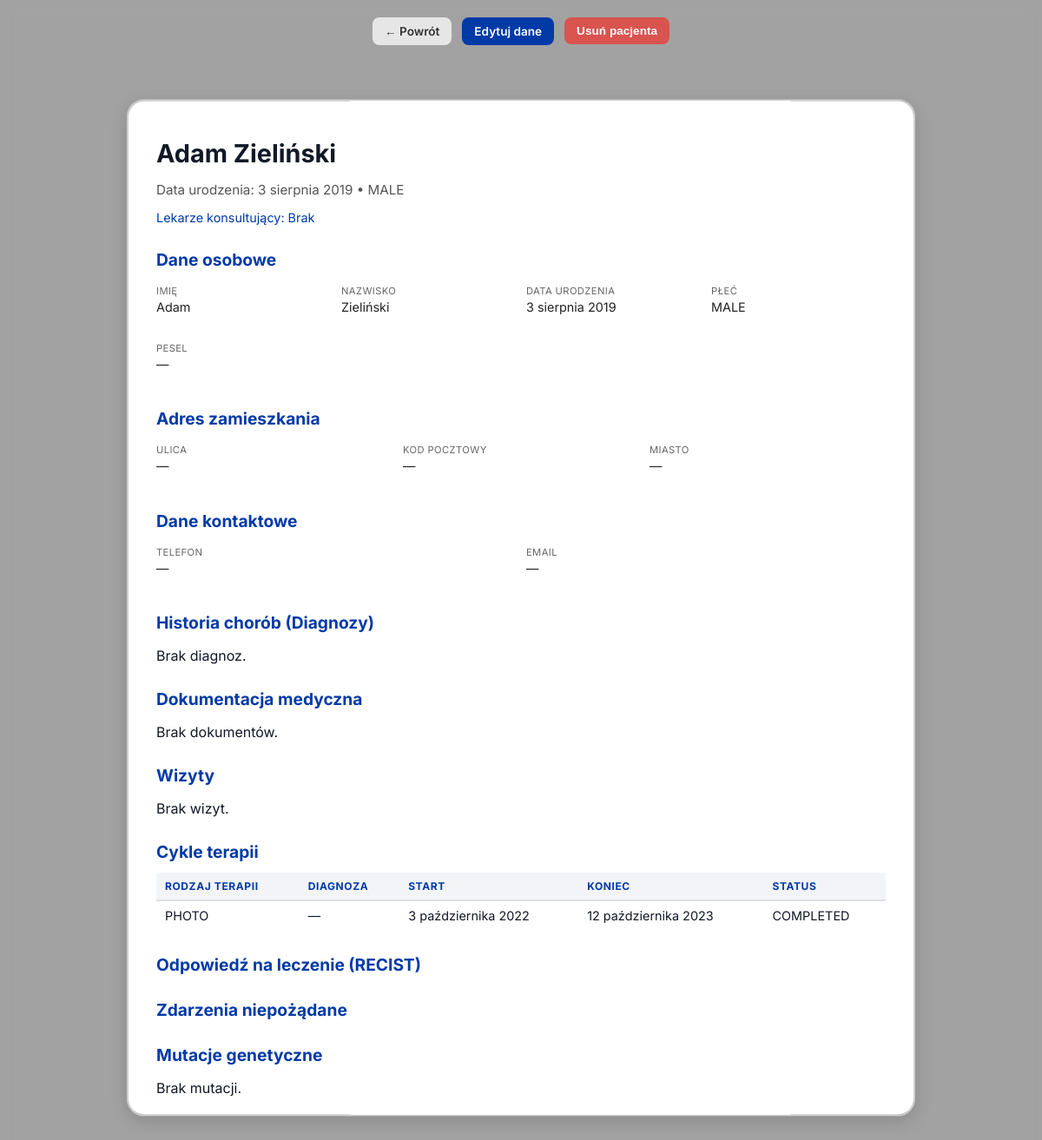
Page /patient/4/ (signed in) on the committed database.
### patient/models.py (models this page shows, shortened)
class Patient(models.Model):
  class Gender(models.TextChoices):
    MALE = 'Mężczyzna','Mężczyzna'
    FEMALE = 'Kobieta','Kobieta'
    OTHER = 'Inna','Inna'
  first_name = models.CharField(max_length=100, verbose_name='Imię')
  last_name = models.CharField(max_length=100,verbose_name='Nazwisko')
  pesel = models.CharField(
    max_length = 11,
    unique = True,
    null = True,
    blank = True,
    validators=[validate_pesel],
    verbose_name = 'PESEL',
    help_text = '11-cyfrowy numer identyfikacyjny'
  )
  date_of_birth = models.DateField(verbose_name='Data urodzenia')
  gender= models.CharField(
    max_length=15,
    choices=Gender.choices,
    default=Gender.MALE,
    verbose_name='Płeć'
  )
  address_street = models.CharField(max_length=200, verbose_name='Ulica i nr domu', blank=True, null=True)
  address_zip_code = models.CharField(
    max_length=6,
    verbose_name='Kod pocztowy',
    blank=True,
    null=True,
    validators=[RegexValidator(r'^\d{2}-\d{3}$', 'Format kodu: XX-XXX')]
  )
  address_city = models.CharField(max_length=100, verbose_name='Miejscowość', blank=True, null=True)
  phone_number = models.CharField(max_length= 15, verbose_name='Numer telefonu',blank=True, null= True)
  email = models.EmailField(verbose_name= 'Email', blank= True, null= True)
  attending_doctor = models.ForeignKey(
    Doctor,
    on_delete=models.SET_NULL,
    null = True,
    blank = True,
    related_name= 'primary_patients',
    verbose_name= 'Lekarz Prowadzący',
  )
  consulting_doctors = models.ManyToManyField(
    Doctor,
    blank= True,
    related_name= 'consultation_patients',
    verbose_name= 'Lekarze konsultujący'
  )
  initial_diagnosis= models.CharField(max_length=250,verbose_name='Wstępna diagnoza (ARCHIWALNE)',blank=True, null=True)
  diagnosis_date = models.DateField(verbose_name='Data diagnozy (ARCHIWALNE)', blank = True, null= True)
  class Meta:
    verbose_name = 'Pacjent'
    verbose_name_plural = 'Pacjenci'

class TherapyCycle(models.Model):
  patient = models.ForeignKey(
    Patient,
    on_delete=models.CASCADE,
    related_name='therapy_cycles',
    verbose_name='Pacjent'
  )
  diagnosis = models.ForeignKey(
    Diagnosis,
    on_delete=models.CASCADE,
    related_name='therapy_cycles',
    verbose_name='Leczona choroba',
    null=True,
    blank=True,
  )
  start_date = models.DateField(verbose_name='Data rozpoczęcia')
  end_date = models.DateField(verbose_name='Data zakończenia', null=True, blank=True)
  class Therapy(models.TextChoices):
    CHEMO = 'Chemoterapia', 'Chemioterapia'
    HORMON = 'Terapia hormonalna', 'Terapia hormonalna'
    IMMUNO = 'Immunoterapia', 'Immunoterapia'
    PHOTO = 'Terapia fotodynamiczna', 'Terapia fotodynamiczna'
    TARGET = 'Terapia celowana', 'Terapia celowana'
    RADIO = 'Radioterapia', 'Radioterapia'
  protocol_name = models.CharField(
    max_length=200,
    choices=Therapy.choices,
    verbose_name='Rodzaj terapii'
  )
  class Status(models.TextChoices):
    ONGOING = 'W trakcie', 'W trakcie'
    COMPLETED = 'Zakończona', 'Zakończona'
    PAUSED = 'Wstrzymana', 'Wstrzymana'
    PLANNED = 'Zaplanowana', 'Zaplanowana'
  status = models.CharField(
    max_length=200,
    choices=Status.choices,
    verbose_name='Status terapii'
  )
  class Meta:
    verbose_name = "Cykl Terapii"
    verbose_name_plural = "Cykle Terapii"

### patient/views.py (the view)
# urls.py: path('patient/<int:pk>/', views.patient_detail, name='patient_detail'),
@login_required(login_url='login')
def patient_detail(request, pk):
    patient = get_object_or_404(Patient, pk=pk)
    editing = request.GET.get("edit") == "1"
    if request.method == "POST":
        form = PatientForm(request.POST, instance=patient)
        if form.is_valid():
            form.save()
            return redirect("patient_detail", pk=pk)
    else:
        form = PatientForm(instance=patient)
    return render(request, "home_page/patient_detail.html", {
        "patient": patient,
        "form": form,
        "editing": editing,
    })

### templates/home_page/patient_detail.html (shortened to what this page needs)
{% load static %}
<!DOCTYPE html>
<html lang="pl">
<head>
    <link rel="stylesheet" href="{% static 'stylesheets/home.css' %}">
    <link rel="stylesheet" href="{% static 'stylesheets/patient_detail.css' %}">
</head>
<body>
<div class="patient-actions">
    <a href="{% url 'home' %}" class="btn-secondary">← Powrót</a>
    {% if not editing %}
        <a href="?edit=1" class="btn-primary">Edytuj dane</a>
    {% endif %}
    <form method="post" action="{% url 'delete_patient' patient.id %}" onsubmit="return confirm('Czy na pewno chcesz usunąć pacjenta?');">
        <button type="submit" class="btn-danger">Usuń pacjenta</button>
    </form>
</div>
<div class="modal-window">
    <div class="patient-card">
        {% if editing %}
        <h2>Edytuj dane pacjenta</h2>
        <form method="post">
            {% csrf_token %}
            {{ form.as_p }}
            <button type="submit" class="btn-primary">Zapisz zmiany</button>
            <a href="{% url 'patient_detail' patient.id %}" class="btn-secondary">Anuluj</a>
        </form>
        {% else %}
        <div class="patient-header">
            <h1>{{ patient.first_name }} {{ patient.last_name }}</h1>
            <p class="patient-meta">
                {% if patient.pesel %}
                    PESEL: {{ patient.pesel }}
                {% else %}
                    Data urodzenia: {{ patient.date_of_birth }}
                {% endif %}
                • {{ patient.gender }}
            </p>
            <p class="doctor-info">
                Lekarze konsultujący:
                {% for d in patient.consulting_doctors.all %}
                    {{ d.first_name }} {{ d.last_name }}{% if not forloop.last %}, {% endif %}
                {% empty %}
                    Brak
                {% endfor %}
            </p>
        </div>
        <div class="patient-section">
            <h2>Dane osobowe</h2>
            <div class="section-grid">
                <div><label>Imię</label><p>{{ patient.first_name }}</p></div>
                <div><label>Nazwisko</label><p>{{ patient.last_name }}</p></div>
                <div><label>Data urodzenia</label><p>{{ patient.date_of_birth }}</p></div>
                <div><label>Płeć</label><p>{{ patient.gender }}</p></div>
                <div><label>PESEL</label><p>{{ patient.pesel|default:"—" }}</p></div>
            </div>
        </div>
        <div class="patient-section">
            <h2>Adres zamieszkania</h2>
            <div class="section-grid">
                <div><label>Ulica</label><p>{{ patient.address_street|default:"—" }}</p></div>
                <div><label>Kod pocztowy</label><p>{{ patient.address_zip_code|default:"—" }}</p></div>
                <div><label>Miasto</label><p>{{ patient.address_city|default:"—" }}</p></div>
            </div>
        </div>
        <div class="patient-section">
            <h2>Dane kontaktowe</h2>
            <div class="section-grid">
                <div><label>Telefon</label><p>{{ patient.phone_number|default:"—" }}</p></div>
                <div><label>Email</label><p>{{ patient.email|default:"—" }}</p></div>
            </div>
        </div>
        <div class="patient-section">
            <h2>Historia chorób (Diagnozy)</h2>
            {% if patient.diagnoses.all %}
            <table class="patient-table">
                <thead>
                    <tr>
                        <th>Kod ICD</th>
                        <th>Rozpoznanie</th>
                        <th>Data</th>
                        <th>Status</th>
                    </tr>
                </thead>
                <tbody>
                    {% for d in patient.diagnoses.all %}
                    <tr>
                        <td>{{ d.icd_code|default:"—" }}</td>
                        <td>{{ d.name }}</td>
                        <td>{{ d.diagnosis_date }}</td>
                        <td>{{ d.status }}</td>
                    </tr>
                    {% endfor %}
                </tbody>
            </table>
            {% else %}
            <p>Brak diagnoz.</p>
            {% endif %}
        </div>
        <div class="patient-section">
            <h2>Dokumentacja medyczna</h2>
            {% if patient.medical_documents.all %}
            <ul class="document-list">
                {% for doc in patient.medical_documents.all %}
                <li>
                    <strong>{{ doc.name }}</strong> ({{ doc.upload_date|default:"brak daty" }})
                    <br>
                    <small>{{ doc.description|default:"—" }}</small>
                </li>
                {% endfor %}
            </ul>
            {% else %}
            <p>Brak dokumentów.</p>
            {% endif %}
        </div>
        <div class="patient-section">
            <h2>Wizyty</h2>
            {% if patient.appointments.all %}
            <table class="patient-table">
                <thead>
                    <tr>
                        <th>Data</th>
                        <th>Lekarz</th>
                        <th>Rodzaj</th>
                        <th>Status</th>
                    </tr>
                </thead>
                <tbody>
                    {% for a in patient.appointments.all %}
                    <tr>
                        <td>{{ a.date_time }}</td>
                        <td>{{ a.doctor.first_name }} {{ a.doctor.last_name }}</td>
                        <td>{{ a.appointment_type }}</td>
                        <td>{{ a.status }}</td>
                    </tr>
                    {% endfor %}
                </tbody>
            </table>
            {% else %}
            <p>Brak wizyt.</p>
            {% endif %}
        </div>
        <div class="patient-section">
            <h2>Cykle terapii</h2>
            {% if patient.therapy_cycles.all %}
            <table class="patient-table">
                <thead>
                    <tr>
                        <th>Rodzaj terapii</th>
                        <th>Diagnoza</th>
                        <th>Start</th>
                        <th>Koniec</th>
                        <th>Status</th>
                    </tr>
                </thead>
                <tbody>
                    {% for t in patient.therapy_cycles.all %}
                    <tr>
                        <td>{{ t.protocol_name }}</td>
                        <td>{{ t.diagnosis.name|default:"—" }}</td>
                        <td>{{ t.start_date }}</td>
                        <td>{{ t.end_date|default:"—" }}</td>
                        <td>{{ t.status }}</td>
                    </tr>
                    {% endfor %}
                </tbody>
            </table>
            {% else %}
            <p>Brak terapii.</p>
            {% endif %}
        </div>
        <div class="patient-section">
            <h2>Odpowiedź na leczenie (RECIST)</h2>
        </div>
        <div class="patient-section">
            <h2>Zdarzenia niepożądane</h2>
        </div>
        <div class="patient-section">
            <h2>Mutacje genetyczne</h2>
            {% if patient.mutations.all %}
            <table class="patient-table">
                <thead>
                    <tr>
                        <th>Gen</th>
                        <th>Typ mutacji</th>
                        <th>VAF</th>
                    </tr>
                </thead>
                <tbody>
                    {% for m in patient.mutations.all %}
                    <tr>
                        <td>{{ m.gene }}</td>
                        <td>{{ m.mutation_type }}</td>
                        <td>{{ m.vaf }}</td>
                    </tr>
                    {% endfor %}
                </tbody>
            </table>
            {% else %}
            <p>Brak mutacji.</p>
            {% endif %}
        </div>
        {% endif %}
    </div>
</div>
</body>
</html>

### static/stylesheets/home.css (style rules this page uses)
:root { --app-bg: #f9fafb; --sidebar-bg: #d9d9d9; --header-bg: #ffffff; --text-primary: #111827; --text-secondary: #4b5563; --accent-color: #003aa7; --border-color: #b6b6b6; --font-sans: 'Inter', system-ui, sans-serif; }
html, body { margin: 0; padding: 0; height: 100%; width: 100%; background-color: var(--app-bg); color: var(--text-primary); font-family: var(--font-sans); }
.patient-table { width: 100%; border-collapse: collapse; text-align: left; }
.patient-table th { padding: 14px 24px; font-size: 0.75rem; text-transform: uppercase; color: var(--text-secondary); letter-spacing: 0.05em; background: #f3f4f6; border-bottom: 1px solid var(--border-color); font-weight: 700; }
.patient-table td { padding: 16px 24px; border-bottom: 1px solid #f3f4f6; font-size: 0.9rem; color: var(--text-primary); }
.patient-table tr:last-child td { border-bottom: none; }

### static/stylesheets/patient_detail.css (style rules this page uses)
html, body { height: 100%; margin: 0; padding: 0; background: #d9d9d9; overflow: hidden; }
.patient-card { position: fixed; top: 50%; left: 50%; transform: translate(-50%, -50%); width: 70%; max-width: 900px; height: 80vh; background: #ffffff; border-radius: 20px; border: 2px solid #cfcfcf; box-shadow: 0 6px 20px rgba(0,0,0,0.15); padding: 24px 32px; overflow-y: auto; z-index: 300; }
.patient-actions { position: fixed; top: 20px; left: 50%; transform: translateX(-50%); z-index: 400; display: flex; gap: 12px; justify-content: center; width: max-content; white-space: nowrap; }
.patient-actions a, .patient-actions button { padding: 8px 14px; font-size: 0.85rem; border-radius: 8px; font-weight: 600; cursor: pointer; border: none; text-decoration: none; transition: background 0.2s ease; }
.btn-secondary { background: #e6e6e6; color: #333; }
.btn-primary { background: #003aa7; color: white; }
.btn-danger { background: #d9534f; color: white; }
.patient-header h1 { font-size: 1.8rem; margin-bottom: 4px; }
.patient-meta { color: #555; font-size: 0.95rem; margin-bottom: 4px; }
.doctor-info { font-size: 0.9rem; color: #003aa7; }
.patient-section { margin-top: 28px; }
.patient-section h2 { font-size: 1.2rem; margin-bottom: 12px; color: #003aa7; }
.section-grid { display: grid; grid-template-columns: repeat(auto-fit, minmax(180px, 1fr)); gap: 12px; }
.section-grid label { font-size: 0.7rem; color: #666; text-transform: uppercase; letter-spacing: 0.4px; }
.section-grid p { font-size: 0.9rem; margin-top: 2px; color: #222; }
.patient-table { width: 100%; border-collapse: collapse; margin-top: 6px; font-size: 0.9rem; }
.patient-table th { background: #f2f4f7; padding: 8px 10px; text-align: left; font-weight: 700; color: #003aa7; border-bottom: 2px solid #e0e0e0; }
.patient-table td { padding: 8px 10px; border-bottom: 1px solid #eaeaea; }

### rows in the picture
Patient: first_name "Adam", last_name "Zieliński", date_of_birth "3 sierpnia 2019", gender "MALE", pesel "—", address_street "—", address_zip_code "—", address_city "—", phone_number "—", email "—"
TherapyCycle: protocol_name "PHOTO", diagnosis.name "—", start_date "3 października 2022", end_date "12 października 2023", status "COMPLETED"
